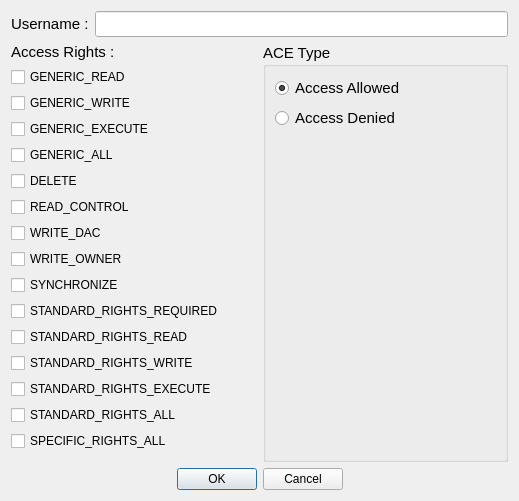
<?xml version="1.0" encoding="UTF-8"?>
<ui version="4.0">
 <class>AcePopUp</class>
 <widget class="QWidget" name="AcePopUp">
  <property name="geometry">
   <rect>
    <x>0</x>
    <y>0</y>
    <width>519</width>
    <height>501</height>
   </rect>
  </property>
  <property name="windowTitle">
   <string>New ACE</string>
  </property>
  <layout class="QVBoxLayout" name="verticalLayout_2">
   <item>
    <layout class="QVBoxLayout" name="verticalLayout_3">
     <item>
      <layout class="QHBoxLayout" name="horizontalLayout">
       <item>
        <widget class="QLabel" name="Username_label">
         <property name="font">
          <font>
           <pointsize>11</pointsize>
          </font>
         </property>
         <property name="text">
          <string>Username :</string>
         </property>
        </widget>
       </item>
       <item>
        <widget class="QLineEdit" name="Username">
         <property name="font">
          <font>
           <pointsize>11</pointsize>
          </font>
         </property>
        </widget>
       </item>
      </layout>
     </item>
     <item>
      <layout class="QHBoxLayout" name="horizontalLayout_2">
       <item>
        <layout class="QVBoxLayout" name="AccessRightsLayout">
         <item>
          <widget class="QLabel" name="AccessRightsLabel">
           <property name="font">
            <font>
             <pointsize>11</pointsize>
            </font>
           </property>
           <property name="text">
            <string>Access Rights :</string>
           </property>
          </widget>
         </item>
         <item>
          <widget class="QCheckBox" name="_GENERIC_READ">
           <property name="text">
            <string>GENERIC_READ</string>
           </property>
          </widget>
         </item>
         <item>
          <widget class="QCheckBox" name="_WRITE_OWNER">
           <property name="text">
            <string>GENERIC_WRITE</string>
           </property>
           <property name="checked">
            <bool>false</bool>
           </property>
           <property name="tristate">
            <bool>false</bool>
           </property>
          </widget>
         </item>
         <item>
          <widget class="QCheckBox" name="_SYNCHRONIZE">
           <property name="text">
            <string>GENERIC_EXECUTE</string>
           </property>
          </widget>
         </item>
         <item>
          <widget class="QCheckBox" name="_STANDARD_RIGHTS_REQUIRED">
           <property name="text">
            <string>GENERIC_ALL</string>
           </property>
          </widget>
         </item>
         <item>
          <widget class="QCheckBox" name="_STANDARD_RIGHTS_READ">
           <property name="text">
            <string>DELETE</string>
           </property>
          </widget>
         </item>
         <item>
          <widget class="QCheckBox" name="_STANDARD_RIGHTS_WRITE">
           <property name="text">
            <string>READ_CONTROL</string>
           </property>
          </widget>
         </item>
         <item>
          <widget class="QCheckBox" name="_STANDARD_RIGHTS_EXECUTE">
           <property name="text">
            <string>WRITE_DAC</string>
           </property>
          </widget>
         </item>
         <item>
          <widget class="QCheckBox" name="_STANDARD_RIGHTS_ALL">
           <property name="text">
            <string>WRITE_OWNER</string>
           </property>
          </widget>
         </item>
         <item>
          <widget class="QCheckBox" name="_SPECIFIC_RIGHTS_ALL">
           <property name="text">
            <string>SYNCHRONIZE</string>
           </property>
          </widget>
         </item>
         <item>
          <widget class="QCheckBox" name="_GENERIC_WRITE">
           <property name="text">
            <string>STANDARD_RIGHTS_REQUIRED</string>
           </property>
          </widget>
         </item>
         <item>
          <widget class="QCheckBox" name="_GENERIC_EXECUTE">
           <property name="text">
            <string>STANDARD_RIGHTS_READ</string>
           </property>
          </widget>
         </item>
         <item>
          <widget class="QCheckBox" name="_GENERIC_ALL">
           <property name="text">
            <string>STANDARD_RIGHTS_WRITE</string>
           </property>
          </widget>
         </item>
         <item>
          <widget class="QCheckBox" name="_DELETE">
           <property name="text">
            <string>STANDARD_RIGHTS_EXECUTE</string>
           </property>
          </widget>
         </item>
         <item>
          <widget class="QCheckBox" name="_READ_CONTROL">
           <property name="text">
            <string>STANDARD_RIGHTS_ALL</string>
           </property>
          </widget>
         </item>
         <item>
          <widget class="QCheckBox" name="_WRITE_DAC">
           <property name="text">
            <string>SPECIFIC_RIGHTS_ALL</string>
           </property>
          </widget>
         </item>
         <item>
          <spacer name="verticalSpacer_2">
           <property name="orientation">
            <enum>Qt::Vertical</enum>
           </property>
           <property name="sizeHint" stdset="0">
            <size>
             <width>20</width>
             <height>40</height>
            </size>
           </property>
          </spacer>
         </item>
        </layout>
       </item>
       <item>
        <widget class="QGroupBox" name="AceTypeGroupBox">
         <property name="font">
          <font>
           <pointsize>11</pointsize>
          </font>
         </property>
         <property name="title">
          <string>ACE Type </string>
         </property>
         <layout class="QVBoxLayout" name="verticalLayout">
          <item>
           <widget class="QRadioButton" name="AccessAllowed">
            <property name="text">
             <string>Access Allowed</string>
            </property>
            <property name="checked">
             <bool>true</bool>
            </property>
           </widget>
          </item>
          <item>
           <widget class="QRadioButton" name="AccessDenied">
            <property name="text">
             <string>Access Denied</string>
            </property>
            <property name="checked">
             <bool>false</bool>
            </property>
           </widget>
          </item>
          <item>
           <spacer name="verticalSpacer">
            <property name="orientation">
             <enum>Qt::Vertical</enum>
            </property>
            <property name="sizeHint" stdset="0">
             <size>
              <width>20</width>
              <height>40</height>
             </size>
            </property>
           </spacer>
          </item>
         </layout>
        </widget>
       </item>
      </layout>
     </item>
     <item>
      <layout class="QHBoxLayout" name="horizontalLayout_4">
       <item>
        <spacer name="horizontalSpacer_2">
         <property name="orientation">
          <enum>Qt::Horizontal</enum>
         </property>
         <property name="sizeHint" stdset="0">
          <size>
           <width>40</width>
           <height>20</height>
          </size>
         </property>
        </spacer>
       </item>
       <item>
        <widget class="QDialogButtonBox" name="buttonBox">
         <property name="standardButtons">
          <set>QDialogButtonBox::Cancel|QDialogButtonBox::Ok</set>
         </property>
        </widget>
       </item>
       <item>
        <spacer name="horizontalSpacer">
         <property name="orientation">
          <enum>Qt::Horizontal</enum>
         </property>
         <property name="sizeHint" stdset="0">
          <size>
           <width>40</width>
           <height>20</height>
          </size>
         </property>
        </spacer>
       </item>
      </layout>
     </item>
    </layout>
   </item>
  </layout>
 </widget>
 <resources/>
 <connections/>
</ui>
